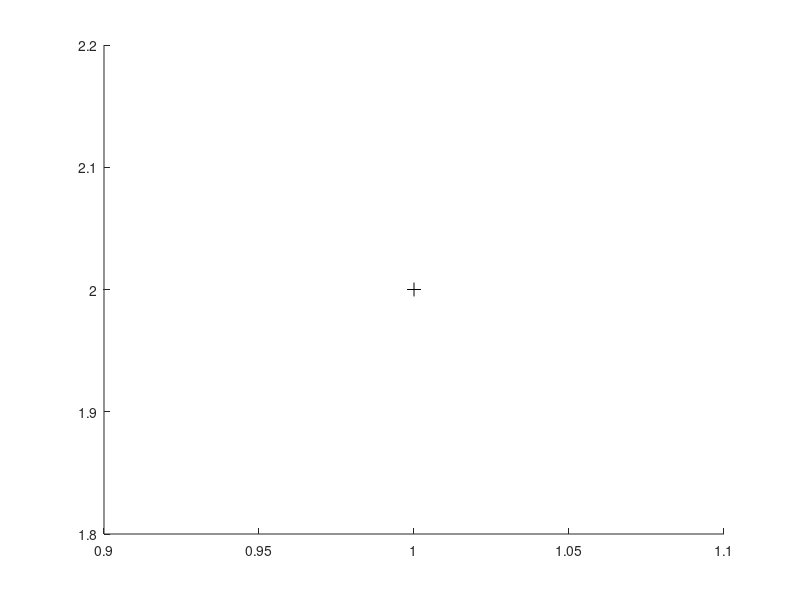

MATLAB code for this plot: (Note: this script raises an error after producing the figure.)
close all
clear all
%% Exercicio 1 

hold all
P = [1 2 3]'
plot3(1,2,3, '+', 'Color', 'k', 'MarkerSize', 10)
Rx = rotmx(pi/2)
iRx = inv(Rx)
Ry = rotmy(pi/2)
iRy = inv(Ry)
Rz = rotmz(pi/2)
iRz = inv(Rz)
Rotx = iRx*P
plot3(1,3,-2, "+", 'Color', 'g', 'MarkerSize', 10)
Roty = iRy*P
plot3(-3,2,1, "+", 'Color', 'r', 'MarkerSize', 10)
Rotz = iRz*P
plot3(2,-1,3, "+", 'Color', 'b', 'MarkerSize', 10)
grid

%% Exercicio 2

hold
Resp2 = rotmz(deg2rad(30))'*rotmy(deg2rad(20))'*[1 2 3]'


%% Exercicio 3

X = [0,0,0,0,0,0,0,0]';
Y = [-0.5,0.5,0.5,1,0,-1,-0.5,-0.5]';
Z = [0,0,0.5,0.5,1,0.5,0.5,0]';
ARROW = [X,Y,Z,0*X+1]'
T = eye(4,4);
Display3D(ARROW, T);

c = cos(5*pi/180);
s = sin(5*pi/180);
Rx = [1,0,0,0;0,c,s,0;0,-s,c,0;0,0,0,1];
T = eye(4,4);
for i=1:1000
    T = Rx*T;
    Display3D(ARROW, T);
    pause(0.01);
end

function Display3D(DATA, T)
    % scaling factor
    s = T(4,4);
    % draw the X, Y, Z axis
    X = [1,0,0,1]';
    Y = [0,1,0,1]';
    Z = [0,0,1,1]';
    O = [0,0,0,1]';
    DATA = T*DATA;
    T0 = T;
    T0(1,4) = 0;
    T0(2,4) = 0;
    T0(3,4) = 0;
    % transform
    X0 = T0*X;
    Y0 = T0*Y;
    Z0 = T0*Z;
    Origin = T0*O;
    % display is the y-z plane
    hold off;
    plot([-2,2],[-2,2],'wx');
    hold on;
    % Project onto the YZ axis
    Tx = s*[0,1,0,0];
    Ty = s*[0,0,1,0];
    plot(Tx*[Origin, X0], Ty*[Origin,X0], 'g');
    plot(Tx*[Origin, Y0], Ty*[Origin,Y0], 'r');
    plot(Tx*[Origin, Z0], Ty*[Origin,Z0], 'm');
    % display the data
    plot(Tx*DATA,Ty*DATA, 'b')
end




